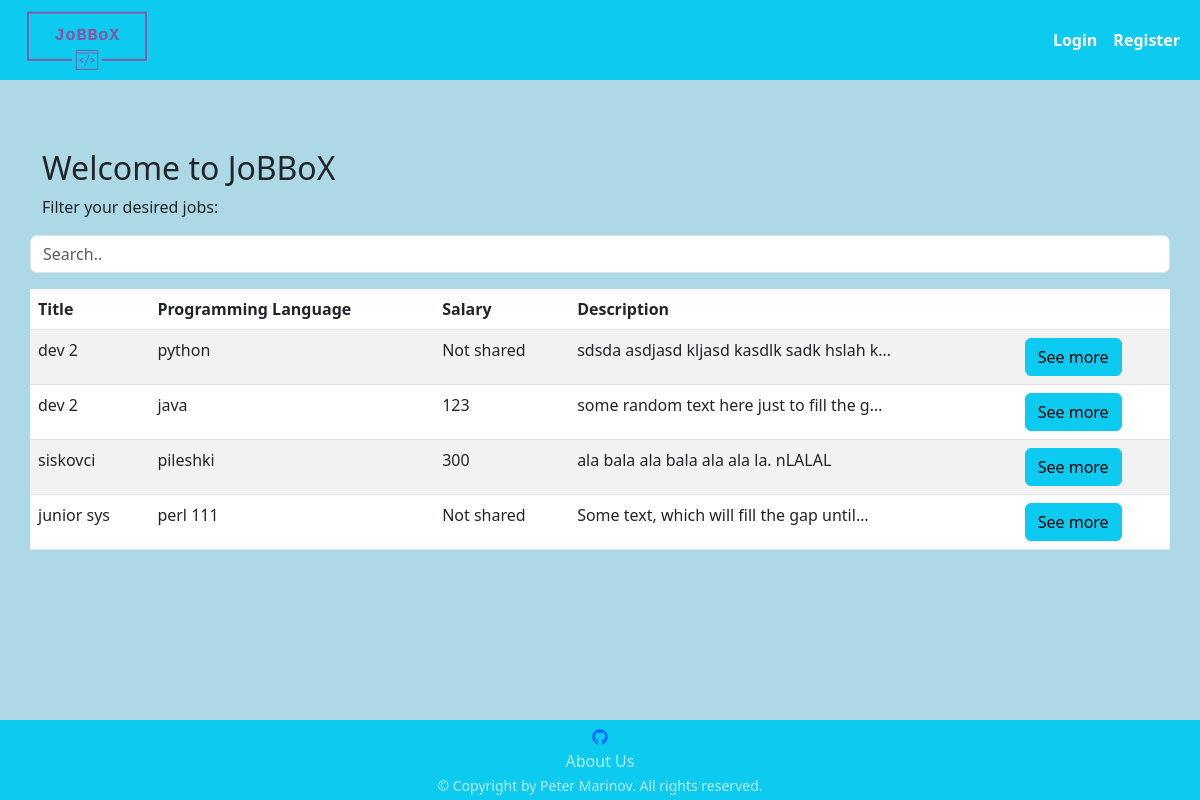
/, run on an earlier commit of the app's database.
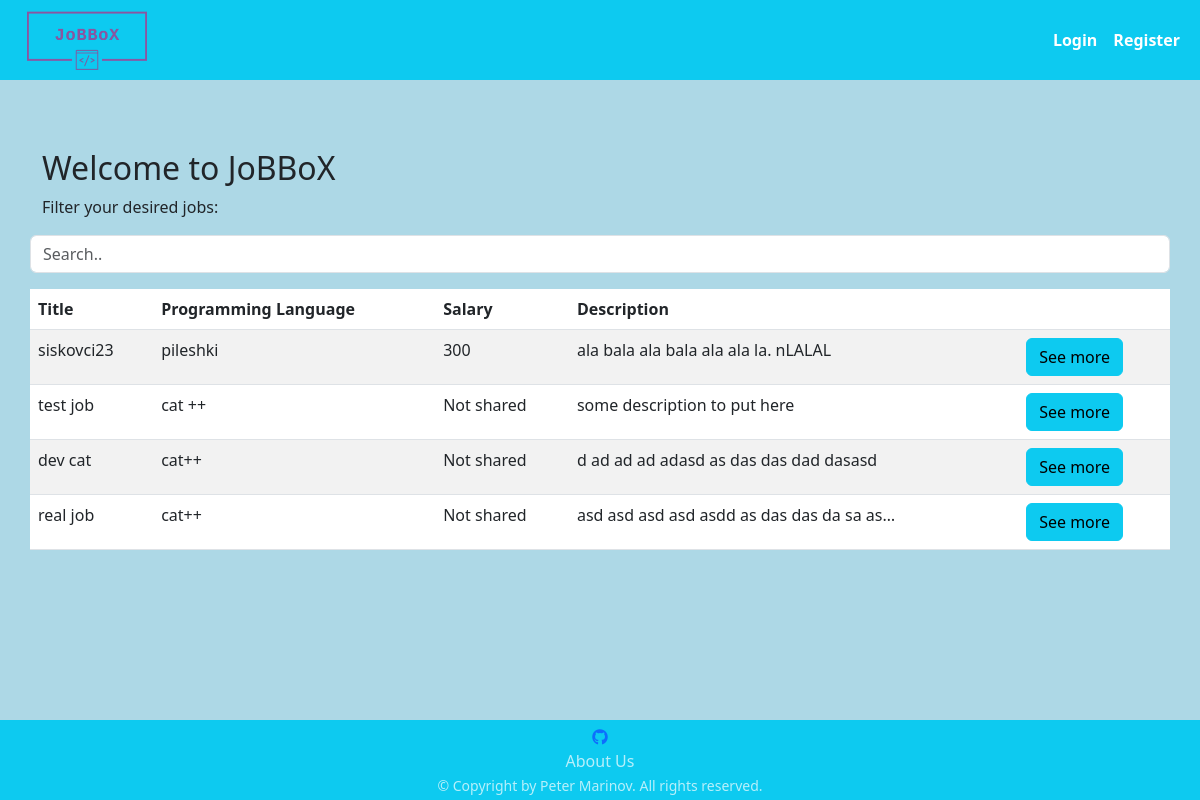
And on a later commit of the database.
### jobbox/job/models.py (models this page shows)
class Job(models.Model):
    TITLE_MAX_LEN = 30
    PROGRAMMING_LANGUAGE_MAX_LEN = 15
    SALARY_MIN_VALUE = 0
    SALARY_MAX_VALUE = 150000
    DESCRIPTION_MIN_LEN = 20
    DESCRIPTION_MAX_LEN = 300
    COMPANY_LOG_MAX_SIZE_IN_MB = 1
    title = models.CharField(
        null=False,
        blank=False,
        max_length=TITLE_MAX_LEN
    )
    company_logo = models.ImageField(
        upload_to='companies_logo',
        null=False,
        blank=False,
        validators=(
            FileSizeValidatorInMB(COMPANY_LOG_MAX_SIZE_IN_MB),
        )
    )
    programming_language = models.CharField(
        null=False,
        blank=False,
        max_length=PROGRAMMING_LANGUAGE_MAX_LEN
    )
    salary = models.IntegerField(
        null=True,
        blank=True,
        validators=(
            validators.MinValueValidator(SALARY_MIN_VALUE),
            validators.MaxValueValidator(SALARY_MAX_VALUE),
        )
    )
    description = models.TextField(
        null=False,
        blank=False,
        validators=(
            validators.MinLengthValidator(DESCRIPTION_MIN_LEN),
            validators.MaxLengthValidator(DESCRIPTION_MAX_LEN),
        )
    )
    hr = models.ForeignKey(
        AppUser,
        on_delete=models.CASCADE,
    )

### jobbox/common/views.py (the view)
# urls.py: path('', index, name='index'),
def index(request):
    jobs = Job.objects.all()
    context = {
        'jobs': jobs
    }
    return render(request, 'common/index.html', context=context)

### middawares/middawares.py (called while the page is built)
def set_profile_middleware(get_response):
    def middleware(request, *args, **kwargs):
        if request.user.is_authenticated:
            request.current_user = request.user
        else:
            request.current_user = None
        return get_response(request, *args, **kwargs)
    return middleware

### templates/common/index.html (shortened to what this page needs)
{% extends 'base.html' %}
{% block content %}
            <h2>Welcome to JoBBoX</h2>
            {% if jobs %}
                <p>Filter your desired jobs:</p>
                <input class="form-control container-fluid mb-3" id="allJobsTableInput" type="text" placeholder="Search..">
                <br>
                <table class="table table-hover table-striped">
                    <thead>
                    <tr>
                        <th scope="col">Title</th>
                        <th scope="col">Programming Language</th>
                        <th scope="col">Salary</th>
                        <th scope="col">Description</th>
                        <th scope="col"></th>
                    </tr>
                    </thead>
                    <tbody id="allJobsTable">
                    {% for job in jobs %}
                        <tr>
                            <td>{{ job.title }}</td>
                            <td>{{ job.programming_language }}</td>
                            <td>
                                {% if job.salary  %}
                                    {{ job.salary }}
                                {% else %}
                                    Not shared
                                {% endif %}
                            </td>
                            <td>{{ job.description|truncatechars:41 }}</td>
                            <td>
                                <a class="btn btn-info" href="{% url 'description_job' pk=job.pk %}">See more</a>
                            </td>
                        </tr>
                    {% endfor %}
                    </tbody>
                </table>
            {% else %}
                <h1>No job yet :(</h1>
            {% endif %}
{% endblock %}

### templates/base.html (shortened to what this page needs)
{% load static %}
<!doctype html>
<html lang="en">
<head>
    <link href="https://cdn.jsdelivr.net/npm/bootstrap@5.3.0/dist/css/bootstrap.min.css" rel="stylesheet"
>
    <link rel="stylesheet" href="{% static 'style/styles.css' %}">
    <link rel="stylesheet" href="https://cdnjs.cloudflare.com/ajax/libs/font-awesome/6.4.0/css/all.min.css">
</head>
<body>
<header class="header" stlye="height: 100%;">
    <nav class="navbar navbar-expand-sm navbar-light bg-info">
        <div class="container-fluid">
            <a href="{% url 'index' %}">
                <img src="{% static 'jobbox_logos/logo_transparent.png' %}" alt="JoBBoX logo" width="150"
                     class="d-inline-block align-top">
            </a>
            {% if not request.current_user.is_authenticated %}
                <ul class="navbar-nav">
                    <li class="nav-item active">
                        <a class="nav-link badge badge-dark fw-bold nav-link" href="{% url 'login_user' %}">Login</a>
                    </li>
                    <li class="nav-item active">
                        <a class="nav-link badge badge-dark" href="{% url 'register_user' %}">Register</a>
                    </li>
                </ul>
            {% endif %}
        </div>
    </nav>
</header>
<main class="main-content">
    <div class="container">
        <div class="row justify-content-center mt-4">
            {% block content %}
            {% endblock %}
        </div>
    </div>
</main>
<footer class="bg-info footer">
    <div class="centered-content d-flex justify-content-center" style="width: 100%;">
        <ul class="list-unstyled text-center" id="footer-list">
            <li>
                <a href="https://github.com/peter-marinov/jobbox">
                    <i class="fa-brands fa-github"></i>
                </a>
            </li>
            <li>
                <a class="remove-link-underline text-white-70" href="{% url 'about' %}">About Us</a>
            </li>
            <li>
                <small class="text-white-70">&copy; Copyright by Peter Marinov. All rights reserved.</small>
            </li>
        </ul>
    </div>
</footer>
</body>
</html>

### static_files/style/styles.css (style rules this page uses)
html, body { height: 100%; }
.header { height: 10%; background-color: lightblue }
.main-content { min-height: 80%; = }
.footer { height: 10%; }
.nav-link { font-size: 16px; }
.main-content { padding-top: 45px; background-color: lightblue; }
main { overflow-y: auto; }
.remove-link-underline { text-decoration: none; color: rgba(255, 255, 255, 0.7); }
#footer-list { margin-top: 5px; margin-bottom: 1px; color: rgba(255, 255, 255, 0.7); }

What changed in the data, as far as the page shows it:
removed Job: title "dev 2", programming_language "python", shows "Not shared", description "sdsda asdjasd kljasd kasdlk sadk hslah k…"
removed Job: title "dev 2", programming_language "java", salary "123", description "some random text here just to fill the g…"
removed Job: title "junior sys", programming_language "perl 111", shows "Not shared", description "Some text, which will fill the gap until…"
changed Job "pileshki": title "siskovci" → "siskovci23"
added Job: title "test job", programming_language "cat ++", shows "Not shared", description "some description to put here"
added Job: title "dev cat", programming_language "cat++", shows "Not shared", description "d ad ad ad adasd as das das dad dasasd"
added Job: title "real job", programming_language "cat++", shows "Not shared", description "asd asd asd asd asdd as das das da sa as…"
